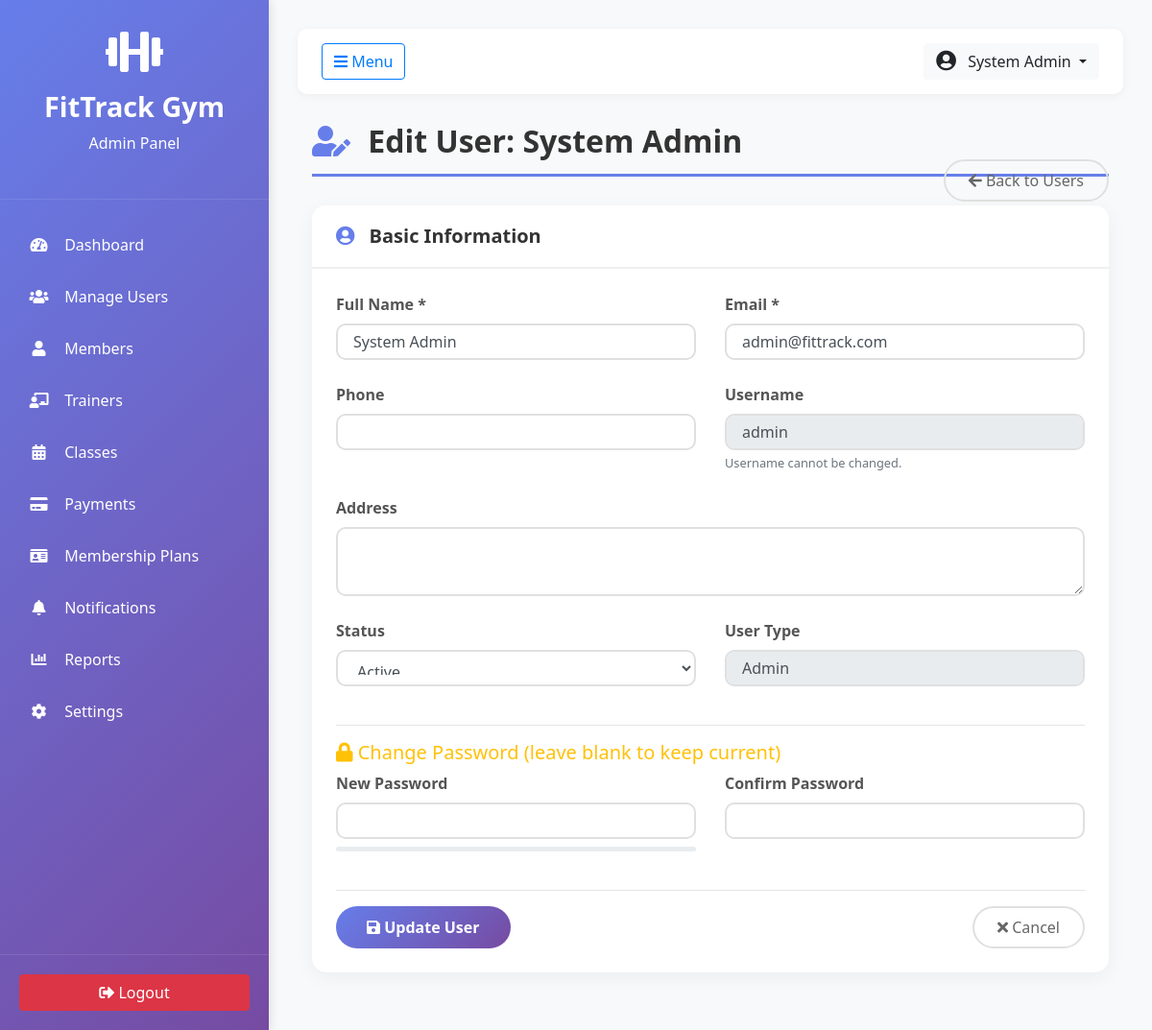
/admin/edit_user.php?id=1 (signed in), run on the app's committed database.
### tables this page shows
CREATE TABLE users (
    id INT PRIMARY KEY AUTO_INCREMENT,
    username VARCHAR(50) UNIQUE NOT NULL,
    email VARCHAR(100) UNIQUE NOT NULL,
    password VARCHAR(255) NOT NULL,
    full_name VARCHAR(100) NOT NULL,
    phone VARCHAR(20),
    address TEXT,
    user_type ENUM('admin', 'trainer', 'member') NOT NULL,
    profile_image VARCHAR(255),
    created_at TIMESTAMP DEFAULT CURRENT_TIMESTAMP,
    updated_at TIMESTAMP DEFAULT CURRENT_TIMESTAMP ON UPDATE CURRENT_TIMESTAMP,
    status ENUM('active', 'inactive') DEFAULT 'active'
);

### includes/session.php (called while the page is built, shortened)
<?php
class Session {
    public static function userName() {
        return $_SESSION['full_name'] ?? 'Guest';
    }
}
?>

### admin/edit_user.php (the view, shortened to what this page needs)
<?php
require_once __DIR__ . '/../includes/session.php';
require_once __DIR__ . '/../includes/functions.php';
$user_id = isset($_GET['id']) ? (int)$_GET['id'] : 0;
$user = null;
try {
    $stmt = $pdo->prepare("SELECT * FROM users WHERE id = ?");
    $stmt->execute([$user_id]);
    $user = $stmt->fetch();
} catch (Exception $e) {
    Session::setFlash('danger', 'Database error: ' . $e->getMessage());
    header('Location: manage_users.php');
    exit();
}
?>
<!DOCTYPE html>
<html lang="en">
<head>
    <link rel="stylesheet" href="https://stackpath.bootstrapcdn.com/bootstrap/4.5.2/css/bootstrap.min.css">
    <link rel="stylesheet" href="https://cdnjs.cloudflare.com/ajax/libs/font-awesome/5.15.4/css/all.min.css">
    <link rel="stylesheet" href="https://cdn.datatables.net/1.10.24/css/dataTables.bootstrap4.min.css">
</head>
<body>
    <div class="wrapper">
        <nav id="sidebar">
            <div class="sidebar-header">
                <i class="fas fa-dumbbell fa-3x mb-3"></i>
                <h3><?php echo APP_NAME; ?></h3>
                <p>Admin Panel</p>
            </div>
            <ul class="list-unstyled components">
                <li><a href="dashboard.php"><i class="fas fa-tachometer-alt"></i> Dashboard</a></li>
                <li><a href="manage_users.php"><i class="fas fa-users"></i> Manage Users</a></li>
                <li><a href="manage_members.php"><i class="fas fa-user"></i> Members</a></li>
                <li><a href="manage_trainers.php"><i class="fas fa-chalkboard-teacher"></i> Trainers</a></li>
                <li><a href="classes/manage_classes.php"><i class="fas fa-calendar-alt"></i> Classes</a></li>
                <li><a href="payments/manage_payments.php"><i class="fas fa-credit-card"></i> Payments</a></li>
                <li><a href="membership/membership_plans.php"><i class="fas fa-id-card"></i> Membership Plans</a></li>
                <li><a href="notifications/send_notification.php"><i class="fas fa-bell"></i> Notifications</a></li>
                <li><a href="reports.php"><i class="fas fa-chart-bar"></i> Reports</a></li>
                <li><a href="settings.php"><i class="fas fa-cog"></i> Settings</a></li>
            </ul>
            <div class="sidebar-footer">
                <a href="#" onclick="confirmLogout(event)" class="btn btn-danger btn-block">
                    <i class="fas fa-sign-out-alt"></i> Logout
                </a>
            </div>
        </nav>
        <div id="content">
            <nav class="navbar navbar-expand-lg navbar-custom">
                <button type="button" id="sidebarCollapse" class="btn btn-outline-primary">
                    <i class="fas fa-bars"></i> Menu
                </button>
                <div class="ml-auto">
                    <div class="dropdown ml-3 d-inline-block">
                        <button class="btn btn-light dropdown-toggle" data-toggle="dropdown">
                            <i class="fas fa-user-circle fa-lg"></i>
                            <span class="ml-2"><?php echo htmlspecialchars(Session::userName()); ?></span>
                        </button>
                    </div>
                </div>
            </nav>
            <div class="container-fluid">
                <div class="page-header">
                    <h1><i class="fas fa-user-edit"></i> Edit User: <?php echo htmlspecialchars($user['full_name']); ?></h1>
                    <a href="manage_users.php" class="btn btn-outline-secondary"><i class="fas fa-arrow-left"></i> Back to Users</a>
                </div>
                <div class="card">
                    <div class="card-header">
                        <h5><i class="fas fa-user-circle"></i> Basic Information</h5>
                    </div>
                    <div class="card-body">
                        <form method="post" id="editUserForm">
                            <div class="row">
                                <div class="col-md-6">
                                    <div class="form-group">
                                        <label class="form-label">Full Name *</label>
                                        <input type="text" name="full_name" class="form-control" value="<?php echo htmlspecialchars($user['full_name']); ?>" required>
                                    </div>
                                </div>
                                <div class="col-md-6">
                                    <div class="form-group">
                                        <label class="form-label">Email *</label>
                                        <input type="email" name="email" class="form-control" value="<?php echo htmlspecialchars($user['email']); ?>" required>
                                    </div>
                                </div>
                                <div class="col-md-6">
                                    <div class="form-group">
                                        <label class="form-label">Phone</label>
                                        <input type="text" name="phone" class="form-control" value="<?php echo htmlspecialchars($user['phone'] ?? ''); ?>">
                                    </div>
                                </div>
                                <div class="col-md-6">
                                    <div class="form-group">
                                        <label class="form-label">Username</label>
                                        <input type="text" class="form-control" value="<?php echo htmlspecialchars($user['username']); ?>" readonly disabled>
                                        <small class="text-muted">Username cannot be changed.</small>
                                    </div>
                                </div>
                                <div class="col-12">
                                    <div class="form-group">
                                        <label class="form-label">Address</label>
                                        <textarea name="address" class="form-control" rows="2"><?php echo htmlspecialchars($user['address'] ?? ''); ?></textarea>
                                    </div>
                                </div>
                                <div class="col-md-6">
                                    <div class="form-group">
                                        <label class="form-label">Status</label>
                                        <select name="status" class="form-control">
                                            <option value="active" <?php echo $user['status'] == 'active' ? 'selected' : ''; ?>>Active</option>
                                        </select>
                                    </div>
                                </div>
                                <div class="col-md-6">
                                    <div class="form-group">
                                        <label class="form-label">User Type</label>
                                        <input type="text" class="form-control" value="<?php echo ucfirst($user['user_type']); ?>" readonly disabled>
                                    </div>
                                </div>
                            </div>
                            <hr>
                            <h5 class="text-warning"><i class="fas fa-lock"></i> Change Password (leave blank to keep current)</h5>
                            <div class="row">
                                <div class="col-md-6">
                                    <div class="form-group">
                                        <label class="form-label">New Password</label>
                                        <input type="password" name="new_password" id="new_password" class="form-control">
                                        <div class="password-strength progress mt-2" style="height:5px;">
                                        </div>
                                    </div>
                                </div>
                                <div class="col-md-6">
                                    <div class="form-group">
                                        <label class="form-label">Confirm Password</label>
                                        <input type="password" name="confirm_password" id="confirm_password" class="form-control">
                                    </div>
                                </div>
                            </div>
                            <hr>
                            <div class="d-flex justify-content-between">
                                <button type="submit" name="update_user" class="btn btn-primary"><i class="fas fa-save"></i> Update User</button>
                                <a href="manage_users.php" class="btn btn-outline-secondary"><i class="fas fa-times"></i> Cancel</a>
                            </div>
                        </form>
                    </div>
                </div>
            </div>
        </div>
    </div>
</body>
</html>

### admin/edit_user.php (style rules this page uses)
* { margin: 0; padding: 0; box-sizing: border-box; }
body { font-family: 'Segoe UI', sans-serif; background: #f8f9fa; overflow-x: hidden; }
.wrapper { display: flex; width: 100%; align-items: stretch; min-height: 100vh; }
#sidebar { min-width: 280px; max-width: 280px; background: linear-gradient(135deg, #667eea 0%, #764ba2 100%); color: #fff; transition: .3s; box-shadow: 2px 0 10px rgba(0,0,0,0.1); position: relative; z-index: 1000; }
#sidebar .sidebar-header { padding: 30px 20px; text-align: center; border-bottom: 1px solid rgba(255,255,255,0.1); }
#sidebar .sidebar-header h3 { font-size: 1.8rem; font-weight: 600; }
#sidebar ul.components { padding: 20px 0; }
#sidebar ul li a { padding: 15px 25px; font-size: 1rem; display: block; color: #fff; text-decoration: none; transition: .3s; border-left: 3px solid transparent; }
#sidebar ul li a i { margin-right: 10px; width: 25px; text-align: center; }
#sidebar .sidebar-footer { padding: 20px; position: absolute; bottom: 0; width: 100%; border-top: 1px solid rgba(255,255,255,0.1); }
#content { width: 100%; padding: 30px; min-height: 100vh; transition: .3s; background: #f8f9fa; }
.navbar-custom { background: #fff; box-shadow: 0 2px 10px rgba(0,0,0,0.05); border-radius: 10px; margin-bottom: 30px; padding: 15px 25px; }
.page-header { padding-bottom: 15px; margin: 0 0 30px; border-bottom: 3px solid #667eea; }
.page-header h1 { font-size: 2rem; font-weight: 600; color: #333; margin: 0; }
.page-header h1 i { color: #667eea; margin-right: 10px; }
.page-header .btn { float: right; }
.card { border: none; border-radius: 15px; box-shadow: 0 5px 20px rgba(0,0,0,0.05); margin-bottom: 30px; }
.card-header { background: #fff; border-bottom: 2px solid #f0f0f0; padding: 20px 25px; border-radius: 15px 15px 0 0 !important; }
.card-header h5 { margin: 0; font-weight: 600; color: #333; }
.card-header h5 i { color: #667eea; margin-right: 10px; }
.card-body { padding: 25px; }
.form-group { margin-bottom: 1.5rem; }
.form-label { font-weight: 600; color: #555; }
.form-control { border: 2px solid #e0e0e0; border-radius: 10px; padding: 0.6rem 1rem; transition: all 0.3s; }
.btn-primary { background: linear-gradient(135deg, #667eea, #764ba2); border: none; border-radius: 30px; padding: 0.6rem 2rem; font-weight: 600; transition: all 0.3s; }
.btn-outline-secondary { border: 2px solid #e0e0e0; color: #666; border-radius: 30px; padding: 0.5rem 1.5rem; font-weight: 500; transition: all 0.3s; }
.password-strength { height: 5px; margin-top: 5px; border-radius: 5px; }

### data on the page
users: full_name "System Admin", email "admin@fittrack.com", username "admin", status "Active", user_type "Admin"

### other printed values
APP_NAME "FitTrack Gym"
Session::userName() "System Admin"
